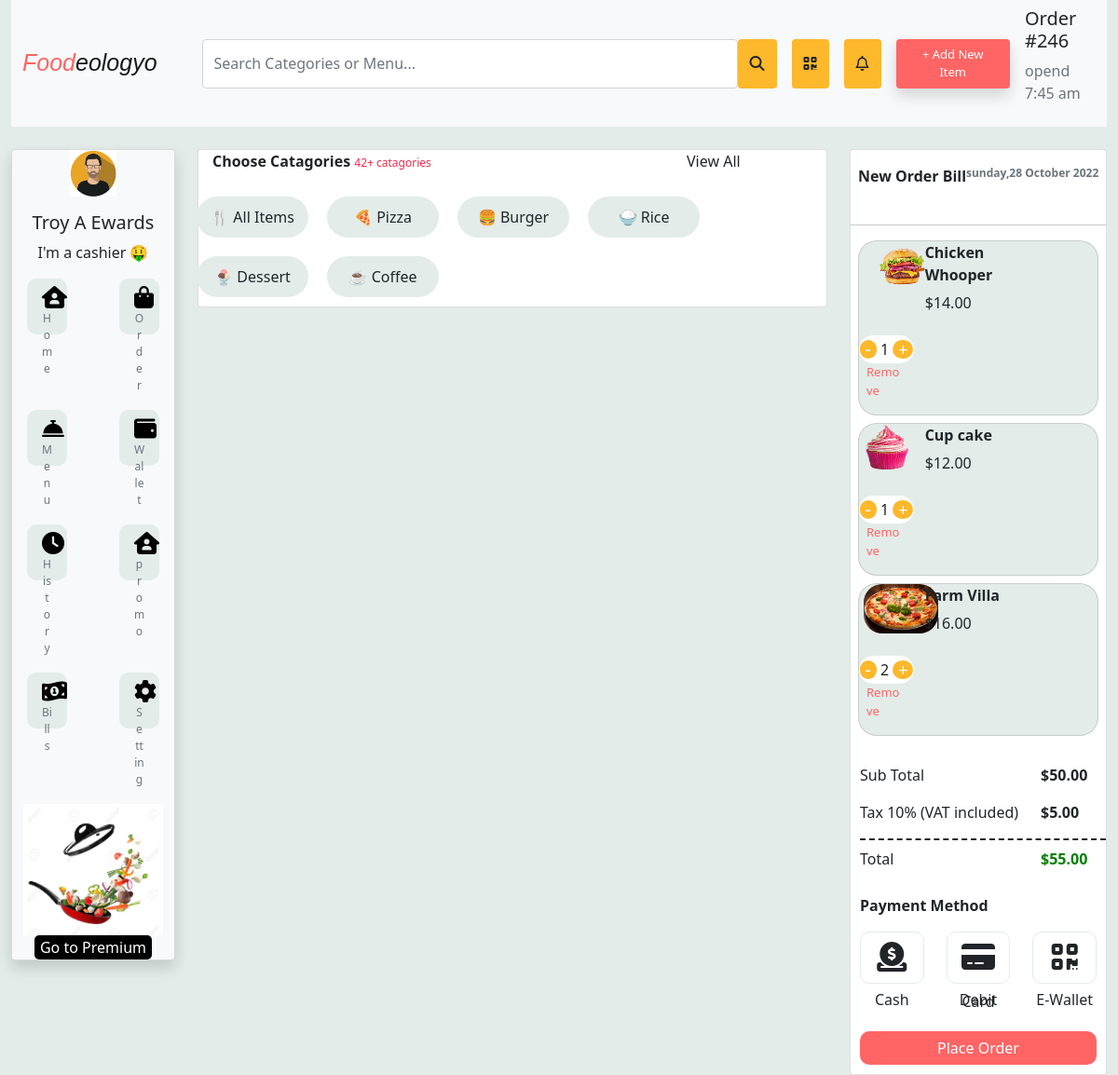
Page /?catagories=5 on the committed database.
### food/models.py (models this page shows, shortened)
class Cat(models.Model):
    catagory= models.CharField(max_length=20)

### food/views.py (the view)
# urls.py: path("",views.index, name='index'),
def index(request):
    item_objects= Item.objects.all()
    cat= Cat.objects.all()
    CATID= request.GET.get('catagories')
    if CATID:
        item_objects= Item.objects.filter(items= CATID)
    else:
        item_objects= Item.objects.all()
    item_title= request.GET.get('search')
    if item_title != '' and item_title is not None:
        item_objects= item_objects.filter(name__icontains= item_title)
    return render(request,'food/index.html',{'item_objects':item_objects, 'cat':cat})

### food/templates/food/index.html (shortened to what this page needs)
{% load static %}
<!doctype html>
<html lang="en">
<head>
  <link href="https://cdn.jsdelivr.net/npm/bootstrap@5.1.3/dist/css/bootstrap.min.css" rel="stylesheet"
>
  <link rel="stylesheet" href="{% static 'food/css/index.css' %}">
</head>
<body>
  <div class="container-fluid">
    <nav class="navbar navbar-expand-lg navbar-light bg-light">
      <div class="container-fluid">
        <a class="navbar-brand me-5" href="{% url 'index' %}"><span class="c1"><i>Food</i></span><span
            class="c2"><i>eologyo</i></span></a>
        <div class="collapse navbar-collapse" id="navbarSupportedContent">
          <form class="d-flex">
            <input class="form-control " method="get" size="100" type="search" name="search" placeholder="Search Categories or Menu..."
              aria-label="Search">
            <button class="btn " style="background-color: #fdb82c" type="submit"><i class="fas fa-search"></i></button>
            <button class="btn mx-3" style="background-color: #fdb82c" type="submit"><i
                class="fas fa-qrcode"></i></button>
            <button class="btn " style="background-color: #fdb82c" type="submit"><i class="far fa-bell"></i></button>
            <button class="btn mx-3 shadow" style="background-color: #ff6565; color: white; font-size: 13px;width: 20%;"
              type="button">+ Add New Item</i></button>
          </form>
        </div>
        <div class="ml-5">
          <h5>Order #246</h5>
          <p class="text-muted ">opend 7:45 am</div>
        </div>
      </div>
  <br>
  <div class="container-fluid">
    <div class="row">
      <div class="col-md-2">
        <div class="card shadow  bg-light">
          <div>
            <center class="mb-3"><img class="c4" src="{% static 'food/images/avatar1.png' %}" alt=""></center>
            <center>
              <h5>Troy A Ewards</h5>
              <p>I'm a cashier 🤑</p>
            </center>
          </div>
          <div class="row mb-3">
            <div class="col-md-6">
              <div class="mx-3 ">
                <button class="btn-lg c5" type="submit">
                  <i class="fa-solid fa-house-user fa-2x"></i>
                  <div class="text-muted">
                    <p>Home</p>
                  </div>
                </button>
              </div>
            </div>
            <div class="col-md-6">
              <div class="mx-3 ">
                <button class="btn-lg c5" type="submit">
                  <i class="fa-solid fa-bag-shopping fa-2x"></i>
                    <p class="text-muted">Order</p>
                </button>
              </div>
            </div>
          </div>
          <div class="row mb-3">
            <div class="col-md-6">
              <div class="mx-3 ">
                <button class="btn-lg c5" type="submit">
                  <i class="fa-solid fa-bell-concierge fa-2x"></i>
                  <div class="text-muted">
                    <p>Menu</p>
                  </div>
                </button>
              </div>
            </div>
            <div class="col-md-6">
              <div class="mx-3 ">
                <button class="btn-lg c5" type="submit">
                  <i class="fa-solid fa-wallet fa-2x"></i>
                  <div class="text-muted">
                    <p>Wallet</p>
                  </div>
                </button>
              </div>
            </div>
          </div>
          <div class="row mb-3">
            <div class="col-md-6">
              <div class="mx-3 ">
                <button class="btn-lg c5" type="submit">
                  <i class="fa-solid fa-clock fa-2x"></i>
                  <div class="text-muted">
                    <p>History</p>
                  </div>
                </button>
              </div>
            </div>
            <div class="col-md-6">
              <div class="mx-3 ">
                <button class="btn-lg c5" type="submit">
                  <i class="fa-solid fa-house-user fa-2x"></i>
                  <div class="text-muted">
                    <p>promo</p>
                  </div>
                </button>
              </div>
            </div>
          </div>
          <div class="row mb-3">
            <div class="col-md-6">
              <div class="mx-3 ">
                <button class="btn-lg c5" type="submit">
                  <i class="fas fa-money-bill-wave-alt fa-2x"></i>
                  <div class="text-muted">
                    <p>Bills</p>
                  </div>
                </button>
              </div>
            </div>
            <div class="col-md-6">
              <div class="mx-3 ">
                <button class="btn-lg c5" type="submit">
                  <i class="fas fa-cog fa-2x"></i>
                  <div class="text-muted">
                    <p>Setting</p>
                  </div>
                </button>
              </div>
            </div>
          </div>
          <div>
            <center><img src="{% static 'food/images/pan1.png' %}" width="150px" alt=""></center>
            <center><button class="c7">Go to Premium</button></center>
          </div>
        </div>
      </div>
      <div class="col-md-7">
        <div class="row">
          <div class="col-md-12">
            <div class="card">
              <p style="font-size: 16px;padding-left: 15px;"><b>Choose Catagories</b> <span
                  style="color:rgb(248, 40, 75); font-size: 12px;">42+ catagories</span> <span class="right">View
                  All</span></p>
              <div class="row">
                <a class="btn c6" type="button" role="button" href="{% url 'index' %}">🍴 All Items </a>
                {% for ca in cat %}
                <a href="/?catagories={{ ca.id }}" class="btn c6 text-center" role="button" >{{ ca.catagory }}</a>
                {% endfor %}
              </div>
            </div>
          </div>
        </div>
      </div>
      <div class="col-md-3">
        <div class="card">
          <p class="mt-2 p-2"><b>New Order Bill</b> <span class="right text-muted" style="font-size: 12px;"><b>sunday,28
                October 2022</b></span></p>
          <hr>
          <div class="card c11 mx-2">
            <div class="row">
              <div class="col-md-2">
                <center><img src="images/b2.2.png" alt="" width="80px"
                    style="border-radius: 20px; margin-left:5px; background: none;"></center>
              </div>
              <div class="col-md-1"></div>
              <div class="col-md-6">
                <p><b>Chicken Whooper</b></p>
                <p style="line-height: 5px;">$14.00</p>
              </div>
              <div class="col-md-3">
                <div class="bg-white mt-3 me-3 d-flex justify-content-center align-items-center"
                  style="border-radius: 50px; width: 59px; height: 30px;">
                  <div><button class="d-flex justify-content-center align-items-center"
                    style="border: none; background-color: #fdb82c; border-radius: 50px; color: white; font-size: 20px; height: 20px;">-</button></div>
                  <div class="mx-1">1</div>
                  <div><button class="d-flex justify-content-center align-items-center"
                    style="border: none; background-color: #fdb82c; border-radius: 50px; color: white; font-size: 18px; height: 20px;">+</button></div>
                </div>
                <p class="ms-2 c20" style="font-size: 13px;">Remove</p>
              </div>
            </div>
          </div>
          <div class="card my-2 mx-2 c11">
            <div class="row">
              <div class="col-md-2">
                <center><img src="images/c1.0.png" alt="" width="50px" height="50px"
                    style="border-radius: 20px; margin-left:5px; background: none;"></center>
              </div>
              <div class="col-md-1"></div>
              <div class="col-md-6">
                <p><b>Cup cake</b></p>
                <p style="line-height: 5px;">$12.00</p>
              </div>
              <div class="col-md-3">
                <div class="bg-white mt-3 me-3 d-flex justify-content-center align-items-center"
                  style="border-radius: 50px; width: 59px; height: 30px;">
                  <div><button class="d-flex justify-content-center align-items-center"
                    style="border: none; background-color: #fdb82c; border-radius: 50px; color: white; font-size: 20px; height: 20px;">-</button></div>
                  <div class="mx-1">1</div>
                  <div><button class="d-flex justify-content-center align-items-center"
                    style="border: none; background-color: #fdb82c; border-radius: 50px; color: white; font-size: 18px; height: 20px;">+</button></div>
                </div>
                <p class="ms-2 c20" style="font-size: 13px;">Remove</p>
              </div>
            </div>
          </div>
          <div class="card c11 mx-2">
            <div class="row">
              <div class="col-md-2">
                <center><img src="images/p1.png" alt="" width="80px"
                    style="border-radius: 20px; margin-left:5px; background: none;"></center>
              </div>
              <div class="col-md-1"></div>
              <div class="col-md-6">
                <p><b>Farm Villa</b></p>
                <p style="line-height: 5px;">$16.00</p>
              </div>
              <div class="col-md-3">
                <div class="bg-white mt-3 me-3 d-flex justify-content-center align-items-center"
                  style="border-radius: 50px; width: 59px; height: 30px;">
                  <div><button class="d-flex justify-content-center align-items-center"
                    style="border: none; background-color: #fdb82c; border-radius: 50px; color: white; font-size: 20px; height: 20px;">-</button></div>
                  <div class="mx-1">2</div>
                  <div><button class="d-flex justify-content-center align-items-center"
                    style="border: none; background-color: #fdb82c; border-radius: 50px; color: white; font-size: 18px; height: 20px;">+</button></div>
                </div>
                <p class="ms-2 c20" style="font-size: 13px;">Remove</p>
              </div>
            </div>
          </div>
          <div class="c14">
            <p>Sub Total <span class="price"><b>$50.00</b></span></p>
            <p>Tax 10% (VAT included) <span class="price"><b>$5.00</b></span></p>
            <div class="c15"></div>
            <p class="mt-2">Total <span class="price"><b style="color: green;">$55.00</b></span></p>
          </div>
          <div class="c16">
            <p><b>Payment Method</b></p>
            <div>
              <div class="row">
                <div class="col-md-4">
                  <p class="c17 text-center"><i class="fa-solid fa-2x fa-circle-dollar-to-slot"></i></p>
                  <p style="line-height: 2px; text-align: center;">Cash</p>
                </div>
                <div class="col-md-4">
                  <p class="c17 text-center"><i class="fa-solid fa-credit-card fa-2x"></i></p>
                  <p style="line-height: 2px; text-align: center;">Debit Card</p>
                </div>
                <div class="col-md-4">
                  <p class="c17 text-center"><i class="fa-solid fa-qrcode fa-2x"></i></p>
                  <p style="line-height: 2px; text-align: center; ">E-Wallet</p>
                </div>
              </div>
              <div>
                <button class="c19 btn">
                  Place Order
                </button>
              </div>
            </div>
          </div>
        </div>
      </div>
    </div>
  </div>
</body>
</html>

### food/static/food/css/index.css (style rules this page uses)
body { background-color: rgb(227, 236, 233); }
.c1 { color: #ff6565; font-size: 25px; font-family: Verdana, Geneva, Tahoma, sans-serif; }
.c2 { font-size: 25px; font-family: Verdana, Geneva, Tahoma, sans-serif; }
.c4 { height: 50px; width: 50px; }
.c5 { border: 0; border-radius: 10px; background-color: rgb(227, 236, 233); padding-bottom: 5px; font-size: 12px; text-align: center; height: 60px; width: 100%; }
.c7 { background-color:black; color:white; border: none; border-radius: 5px; }
.right { position: absolute; right: 0px; width: 150px; }
.c6 { border: none; background-color:rgb(227, 236, 233) ; width: 120px; padding: 10px; margin: 10px; border-radius: 50px; }
.c11 { background-color:rgb(227, 236, 233) ; border-radius: 20px; }
.c14 { margin: 30px 0px 0px 10px; }
.price { position: absolute; right: 0px; width: 70px; }
.c15 { border-bottom: 2px; border-bottom-style: dashed; }
.c16 { margin: 10px; }
.c17 { border: 1px solid rgb(227, 236, 233) ; padding: 10px; border-radius: 10px; }
.c19 { background-color: #ff6565; color: white; border: none; border-radius: 10px; width: 100%; margin-top: 15px; }
.c20 { color: #ff6565; }

### rows in the picture
Cat: catagory "🍕 Pizza"
Cat: catagory "🍔 Burger"
Cat: catagory "🍚 Rice"
Cat: catagory "🍨 Dessert"
Cat: catagory "☕ Coffee"
